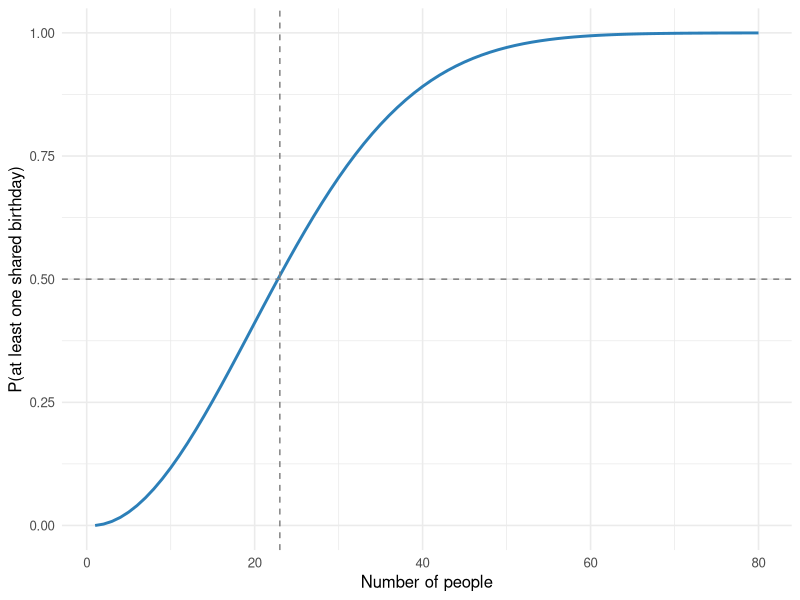
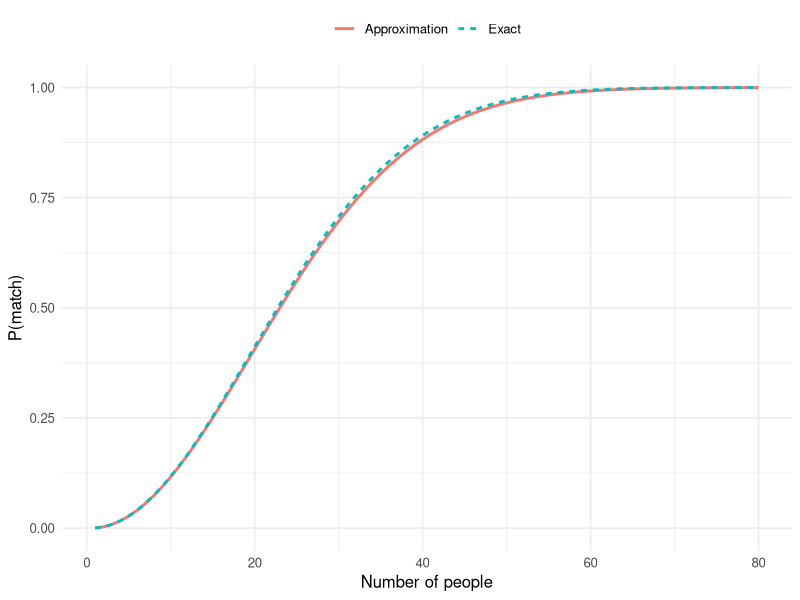
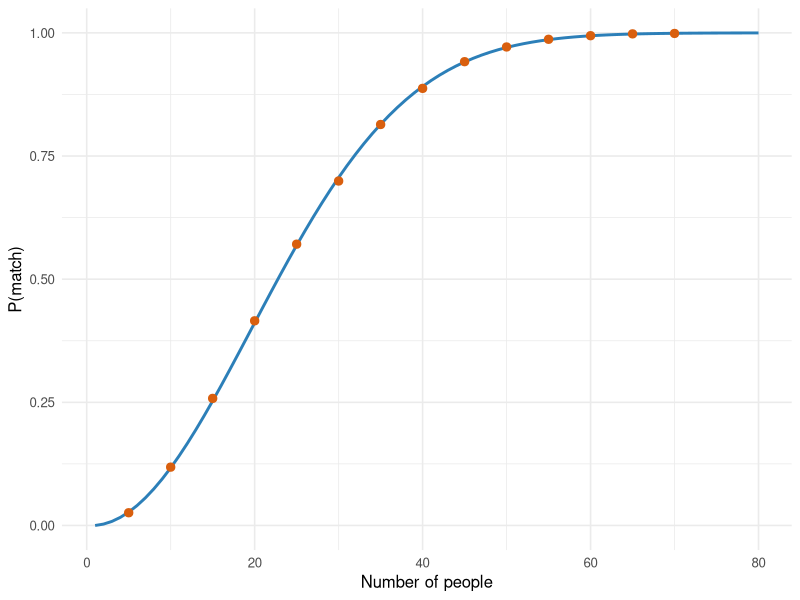

Recreate these plots in R, in order.
## ---- chunk 1
#| label: setup
#| include: false
library(ggplot2)
library(dplyr)
theme_set(theme_minimal(base_size = 12))
set.seed(42)
## ---- chunk 2
#| label: exact
p_match <- function(n, d = 365) {
  1 - sapply(n, function(m) prod((d - seq_len(m) + 1) / d))
}
tibble(n = c(10, 20, 23, 30, 50, 70)) |>
  mutate(P_match = round(p_match(n), 4))
## ---- chunk 3
#| label: fig-curve
#| fig-cap: "Exact probability of at least one shared birthday as the group grows. The 50% line is crossed at n = 23."
#| fig-height: 4
df <- tibble(n = 1:80, p = p_match(1:80))
ggplot(df, aes(n, p)) +
  geom_line(linewidth = 1, colour = "#2c7fb8") +
  geom_hline(yintercept = 0.5, linetype = "dashed", colour = "grey50") +
  geom_vline(xintercept = 23, linetype = "dashed", colour = "grey50") +
  labs(x = "Number of people", y = "P(at least one shared birthday)")
## ---- chunk 4
#| label: fig-approx
#| fig-cap: "The exponential approximation tracks the exact curve closely over the whole range."
#| fig-height: 4
df <- df |> mutate(approx = 1 - exp(-n * (n - 1) / (2 * 365)))
df |>
  tidyr::pivot_longer(c(p, approx), names_to = "which", values_to = "prob") |>
  mutate(which = recode(which, p = "Exact", approx = "Approximation")) |>
  ggplot(aes(n, prob, colour = which, linetype = which)) +
  geom_line(linewidth = 1) +
  labs(x = "Number of people", y = "P(match)", colour = NULL, linetype = NULL) +
  theme(legend.position = "top")
## ---- chunk 5
#| label: threshold
n50 <- min(which(df$p >= 0.5))
c(exact_threshold = n50, sqrt_formula = sqrt(2 * log(2) * 365))
## ---- chunk 6
#| label: fig-mc
#| fig-cap: "Monte Carlo estimates (points, 20,000 trials each) against the exact curve."
#| fig-height: 4
sim_match <- function(n, trials = 20000) {
  mean(replicate(trials, anyDuplicated(sample.int(365, n, replace = TRUE)) > 0))
}
ns <- seq(5, 70, by = 5)
mc <- tibble(n = ns, p = sapply(ns, sim_match))

ggplot(df, aes(n, p)) +
  geom_line(colour = "#2c7fb8", linewidth = 1) +
  geom_point(data = mc, colour = "#d95f0e", size = 2.5) +
  labs(x = "Number of people", y = "P(match)")
